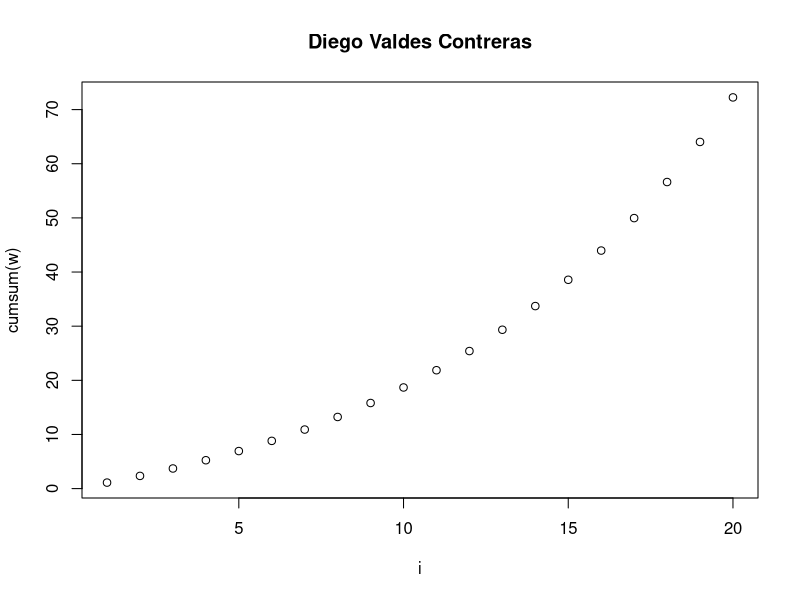
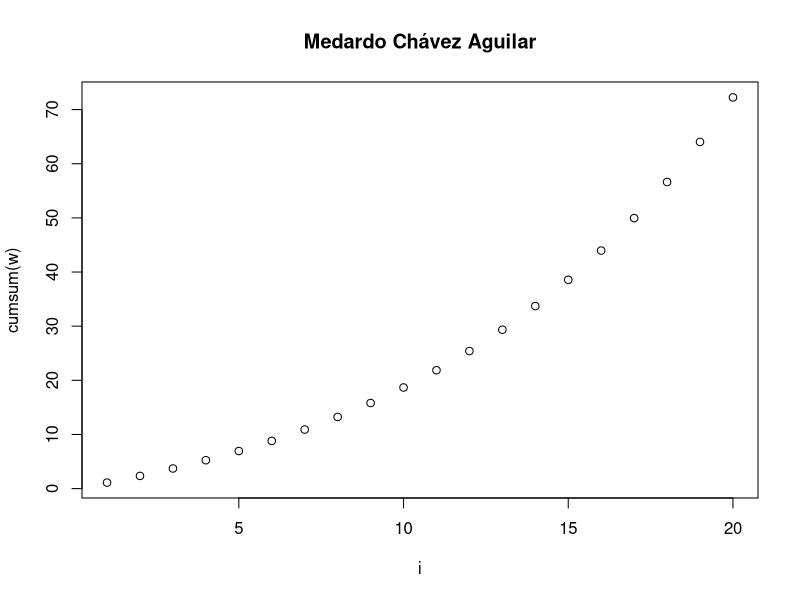
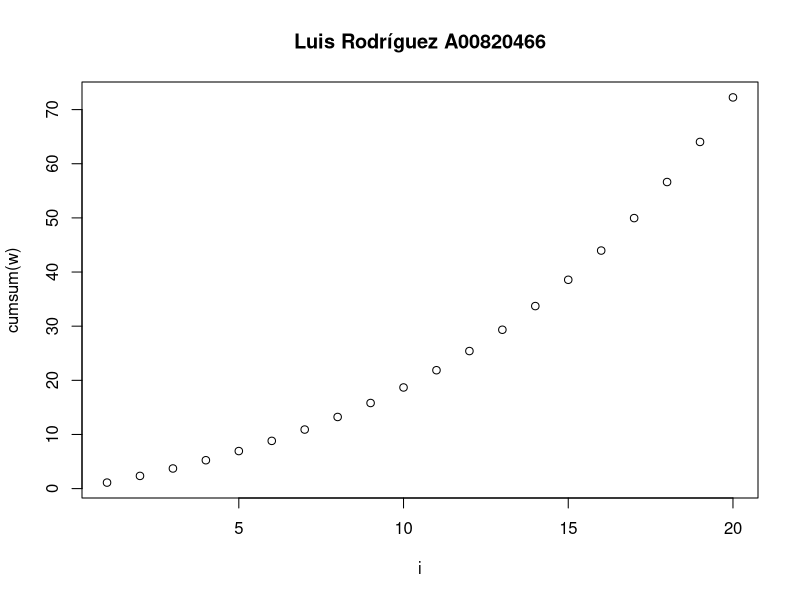
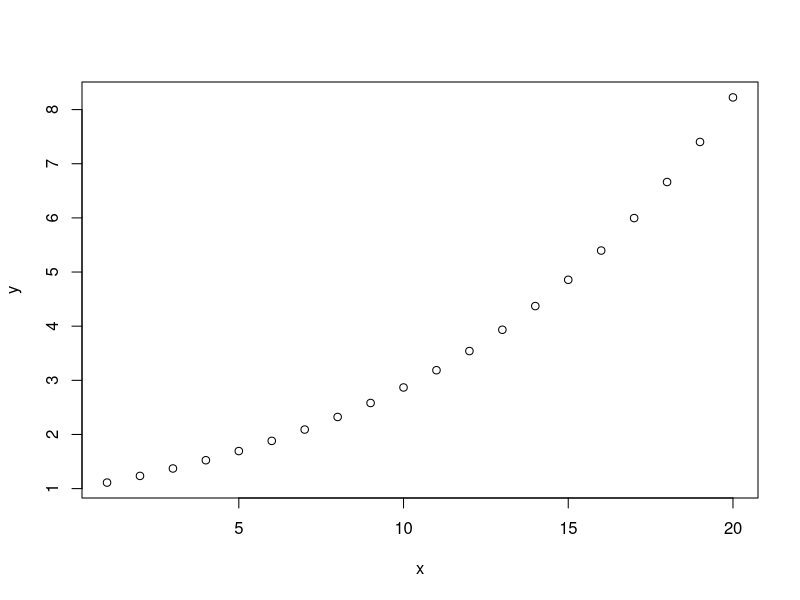
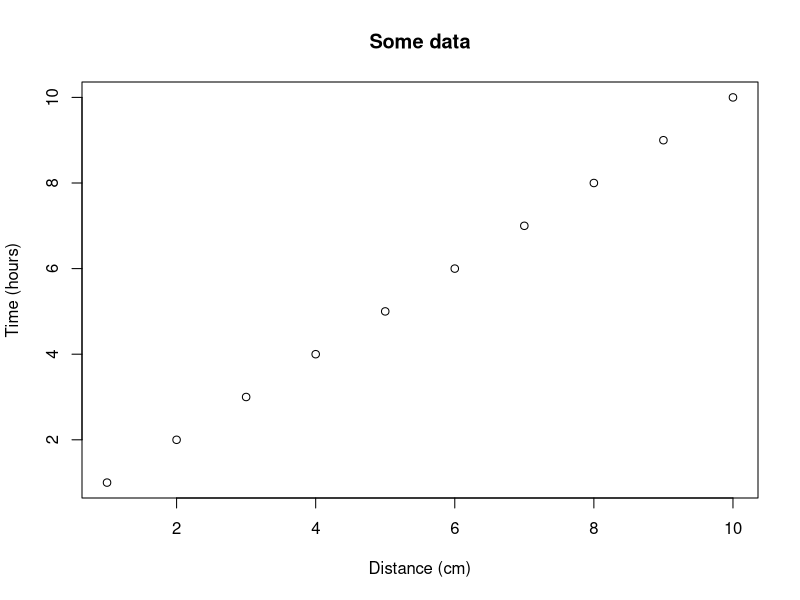
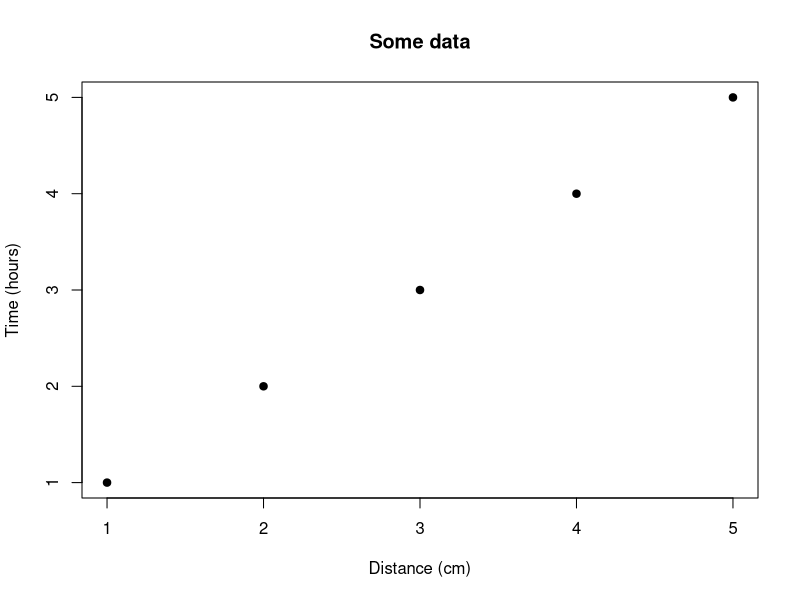

Here is the R script that generated these plots, in order:
## ---- chunk 1
knitr::opts_chunk$set(echo = TRUE) # By default, show code; set to FALSE to hide it
knitr::opts_chunk$set(fig.pos = 'H') # Places figures on pages separate from text
knitr::opts_chunk$set(out.width = '100%', dpi=300) # Figure resolution and size
knitr::opts_chunk$set(fig.env = "figure") # Latex figure environment
## ---- chunk 2
n <- 0.9
i <- (1:20)
w <- (1/n^i)
plot(i, cumsum(w),
     main = "Diego Valdes Contreras")
## ---- chunk 3
n <- 0.9
i <- (1:20)
w <- (1/n^i)
plot(i, cumsum(w), 
     main = "Medardo Chávez Aguilar")
## ---- chunk 4
n <- 0.9
i <- (1:20)
w <- (1/n^i)
plot(i, cumsum(w),
     main = "Luis Rodríguez A00820466")
## ---- chunk 5
#Diana Jacquelinne Soto A00227348
#w=sum^{20}_{i=1}[1/0.9^i]
           
n=0.9
x<- (1:20)
y <- (1/n^x)
cumsum(y)
z=sum(y)
z

plot(x, y)
## ---- chunk 6
plot(1:10, main = "Some data", xlab = "Distance (cm)", 
     ylab = "Time (hours)")
## ---- chunk 7
plot(1:5, pch = 19, main = "Some data", xlab = "Distance (cm)", 
     ylab = "Time (hours)")
## ---- chunk 8
df = data.frame(ID = 1:3, code = letters[1:3])

# Creates tables that follow OUP guidelines using xtable
library(xtable) 
print(xtable(df, caption = "This is the table caption", 
             label = "tab:tab1"), comment = FALSE)
## ---- chunk 9
df = data.frame(ID = 1:3, code = letters[1:3])

# kable can alse be used for creating tables
knitr::kable(df, caption = "This is the table caption", format = "latex",
             booktabs = TRUE, label = "tab2")
## ---- chunk 10
x<-1
equation1<-log(exp(1))+((sin(x)^2)+(cos(x)^2))
equation1

n<- seq(0:50000)
equation2 <- sum(1/2^n)
equation2

equation1>equation2

## ---- chunk 11
x<-1
eq<- log(exp(x))+(sin(x)^2)+(cos(x)^2) 
eq

n<- seq_len(1000)
eq3 <- sum(1/2^n)
eq3

is.it.true <- eq > eq3
if(is.it.true == TRUE) {print ("Equation is true!")}
if(is.it.true == FALSE) {print("Equation is false!")}
